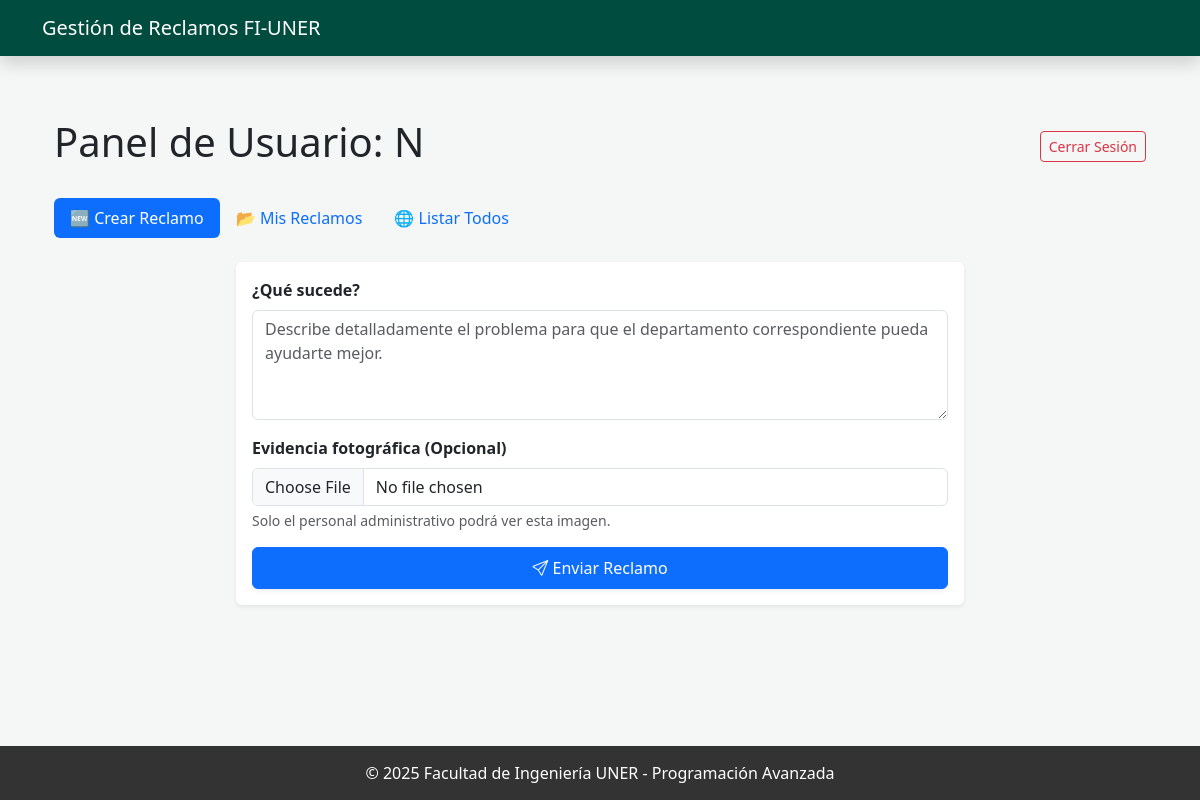
Page /dashboard (signed in) on the earlier database version.
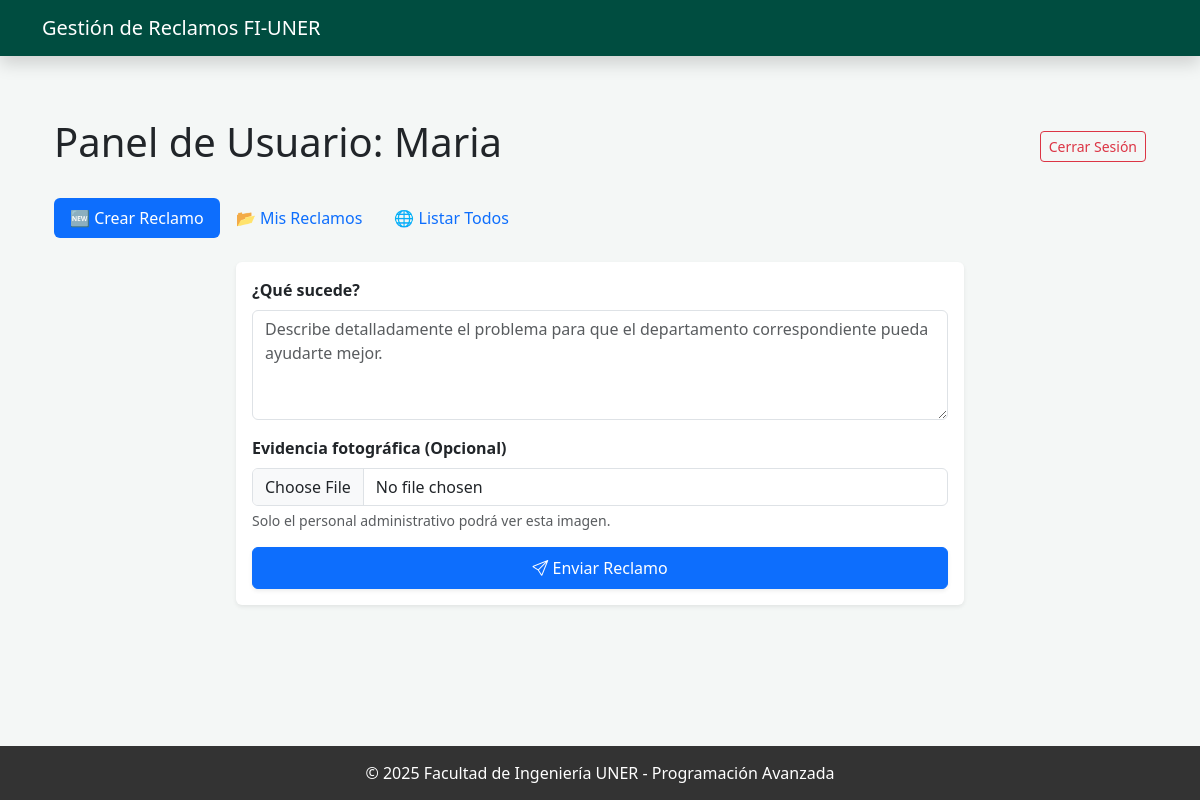
Same page on the later database version.
### modules/usuarios.py (models this page shows, shortened)
class Usuario(db.Model):
    __tablename__ = 'usuarios' # Nombre de la tabla en la base de datos, seguido de los atributos/columnas
    id = db.Column(db.Integer, primary_key=True)
    username = db.Column(db.String(50), unique=True, nullable=False)
    password = db.Column(db.String(100), nullable=False)
    nombre = db.Column(db.String(50))
    apellido = db.Column(db.String(50))
    claustro = db.Column(db.Enum(Claustro))
    rol_admin = db.Column(db.Enum(RolAdmin))
    departamento_id = db.Column(db.String(50), nullable=True)
    reclamos_creados = db.relationship('Reclamo', backref='autor', lazy=True) # Relación uno a muchos con Reclamo
    tipo_usuario = db.Column(db.String(50)) # Columna para el tipo de usuario (polimorfismo)
    __mapper_args__ = {
        'polymorphic_identity': 'usuario',
        'polymorphic_on': tipo_usuario
    }

class SecretarioTecnico(Usuario):
    __mapper_args__ = { 'polymorphic_identity': 'secretario' }

### app.py (the view)
@app.route('/dashboard')
@login_required
def dashboard():
    user = Usuario.query.get(session['user_id'])
    mis_reclamos = gestor.obtener_reclamos_para_usuario(user)
    todos = gestor.obtener_todos_los_reclamos()
    return render_template('user_dashboard.html', current_user=user, all_reclamos=todos)

### app.py (called while the page is built)
def login_required(f):
    @wraps(f)
    def decorated_function(*args, **kwargs):
        if 'user_id' not in session:
            flash("Por favor, inicia sesión.", "warning")
            return redirect(url_for('login'))
        return f(*args, **kwargs)
    return decorated_function

### modules/gestor.py (called while the page is built)
    def obtener_todos_los_reclamos(self) -> List[Reclamo]: # List porque retorna varios
        return Reclamo.query.all()

    def obtener_reclamos_para_usuario(self, usuario: Usuario) -> List[Reclamo]:
        if usuario.rol_admin == RolAdmin.SECRETARIO:
            return self.obtener_todos_los_reclamos()
        if usuario.rol_admin == RolAdmin.JEFE:
            return self.get_reclamos_por_departamento(usuario.departamento_id)
        return Reclamo.query.filter_by(usuario_id=usuario.id).all()

### modules/usuarios.py (called while the page is built)
    def ver_mis_reclamos(self):
        return self.reclamos_creados

### templates/user_dashboard.html (shortened to what this page needs)
{% extends "base.html" %}
{% block content %}
<div class="container mt-4">
    <div class="d-flex justify-content-between align-items-center mb-4">
        <h1>Panel de Usuario: {{ current_user.nombre }}</h1>
        <a href="{{ url_for('logout') }}" class="btn btn-outline-danger btn-sm">Cerrar Sesión</a>
    </div>
    <ul class="nav nav-pills mb-4" id="pills-tab" role="tablist">
        <li class="nav-item">
            <button class="nav-link {% if not reclamos_similares %}active{% endif %}" data-bs-toggle="pill" data-bs-target="#crear">🆕 Crear Reclamo</button>
        </li>
        <li class="nav-item">
            <button class="nav-link" data-bs-toggle="pill" data-bs-target="#mis-reclamos">📂 Mis Reclamos</button>
        </li>
        <li class="nav-item">
            <button class="nav-link" data-bs-toggle="pill" data-bs-target="#listar-todos">🌐 Listar Todos</button>
        </li>
    </ul>
    <div class="tab-content">
        <div class="tab-pane fade show active" id="crear">
            <div class="card shadow-sm col-md-8 mx-auto border-0">
                <div class="card-body">
                    <form action="{{ url_for('crear_reclamo') }}" method="post" enctype="multipart/form-data"
                          {% if reclamos_similares %}style="display:none;"{% endif %}>
                        <div class="mb-3">
                            <label class="form-label fw-bold">¿Qué sucede?</label>
                            <textarea name="contenido" class="form-control" rows="4" required
                                      placeholder="Describe detalladamente el problema para que el departamento correspondiente pueda ayudarte mejor."></textarea>
                        </div>
                        <div class="mb-3">
                            <label class="form-label fw-bold">Evidencia fotográfica (Opcional)</label>
                            <input type="file" name="foto" class="form-control" accept="image/*">
                            <div class="form-text">Solo el personal administrativo podrá ver esta imagen.</div>
                        </div>
                        <button type="submit" class="btn btn-primary w-100 shadow-sm py-2">
                            <i class="bi bi-send"></i> Enviar Reclamo
                        </button>
                    </form>
                </div>
            </div>
        </div>
    </div>
</div>
{% endblock %}

Differences in the rows shown:
changed SecretarioTecnico: nombre "N" → "Maria"
